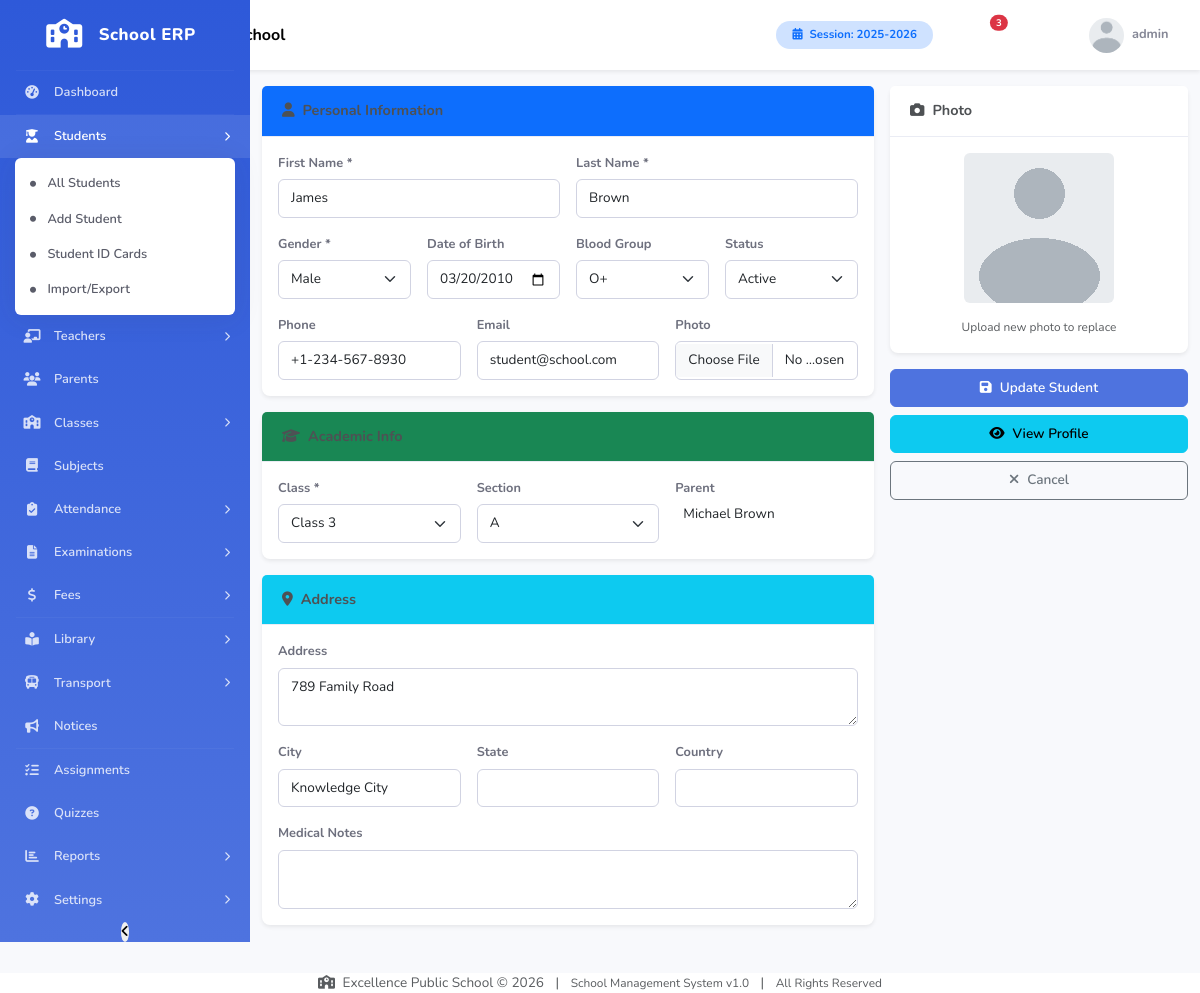
/modules/students/edit.php?id=1 (signed in), run on the app's committed database.
### tables this page shows
CREATE TABLE IF NOT EXISTS school_info (
    school_id INT(11) NOT NULL AUTO_INCREMENT,
    school_name VARCHAR(255) NOT NULL,
    school_address TEXT,
    school_phone VARCHAR(50),
    school_email VARCHAR(100),
    school_website VARCHAR(100),
    school_logo VARCHAR(255) DEFAULT 'default_logo.png',
    principal_name VARCHAR(100),
    established_year YEAR,
    registration_number VARCHAR(100),
    academic_session VARCHAR(20) DEFAULT '2025-2026',
    session_start_date DATE,
    session_end_date DATE,
    currency_symbol VARCHAR(10) DEFAULT '$',
    timezone VARCHAR(50) DEFAULT 'UTC',
    theme_color VARCHAR(20) DEFAULT '#4e73df',
    sidebar_color VARCHAR(20) DEFAULT '#2e59d9',
    created_at TIMESTAMP DEFAULT CURRENT_TIMESTAMP,
    updated_at TIMESTAMP DEFAULT CURRENT_TIMESTAMP ON UPDATE CURRENT_TIMESTAMP,
    PRIMARY KEY (school_id)
);

CREATE TABLE IF NOT EXISTS students (
    student_id INT(11) NOT NULL AUTO_INCREMENT,
    user_id INT(11) NOT NULL,
    admission_no VARCHAR(30) NOT NULL,
    roll_no VARCHAR(30),
    first_name VARCHAR(50) NOT NULL,
    last_name VARCHAR(50) NOT NULL,
    gender ENUM('Male','Female','Other') NOT NULL,
    date_of_birth DATE,
    cnic_bform VARCHAR(30),
    religion VARCHAR(50),
    blood_group VARCHAR(10),
    phone VARCHAR(20),
    email VARCHAR(100),
    class_id INT(11) NOT NULL,
    section_id INT(11),
    parent_id INT(11),
    admission_date DATE,
    previous_school VARCHAR(100),
    previous_class VARCHAR(50),
    transfer_certificate VARCHAR(255),
    birth_certificate VARCHAR(255),
    photo VARCHAR(255) DEFAULT 'default_student.png',
    address TEXT,
    city VARCHAR(50),
    state VARCHAR(50),
    zip_code VARCHAR(20),
    country VARCHAR(50),
    transport_id INT(11) DEFAULT NULL,
    hostel_required TINYINT(1) DEFAULT 0,
    medical_notes TEXT,
    status ENUM('active','inactive','graduated','transferred','suspended') DEFAULT 'active',
    created_at TIMESTAMP DEFAULT CURRENT_TIMESTAMP,
    updated_at TIMESTAMP DEFAULT CURRENT_TIMESTAMP ON UPDATE CURRENT_TIMESTAMP,
    PRIMARY KEY (student_id),
    UNIQUE KEY uk_admission_no (admission_no),
    UNIQUE KEY uk_student_user (user_id),
    KEY idx_class_student (class_id),
    KEY idx_section_student (section_id),
    KEY idx_parent_student (parent_id),
    CONSTRAINT fk_student_user FOREIGN KEY (user_id) REFERENCES users(user_id) ON DELETE CASCADE,
    CONSTRAINT fk_student_class FOREIGN KEY (class_id) REFERENCES classes(class_id),
    CONSTRAINT fk_student_section FOREIGN KEY (section_id) REFERENCES sections(section_id),
    CONSTRAINT fk_student_parent FOREIGN KEY (parent_id) REFERENCES parents(parent_id)
);

CREATE TABLE IF NOT EXISTS classes (
    class_id INT(11) NOT NULL AUTO_INCREMENT,
    class_name VARCHAR(50) NOT NULL,
    class_name_numeric INT(11),
    class_teacher_id INT(11) DEFAULT NULL,
    capacity INT(11) DEFAULT 40,
    section_count INT(11) DEFAULT 0,
    description TEXT,
    status TINYINT(1) DEFAULT 1,
    created_at TIMESTAMP DEFAULT CURRENT_TIMESTAMP,
    updated_at TIMESTAMP DEFAULT CURRENT_TIMESTAMP ON UPDATE CURRENT_TIMESTAMP,
    PRIMARY KEY (class_id),
    KEY idx_class_teacher (class_teacher_id),
    KEY idx_status (status)
);

CREATE TABLE IF NOT EXISTS sections (
    section_id INT(11) NOT NULL AUTO_INCREMENT,
    section_name VARCHAR(20) NOT NULL,
    class_id INT(11) NOT NULL,
    class_teacher_id INT(11) DEFAULT NULL,
    capacity INT(11) DEFAULT 40,
    room_number VARCHAR(20),
    status TINYINT(1) DEFAULT 1,
    created_at TIMESTAMP DEFAULT CURRENT_TIMESTAMP,
    updated_at TIMESTAMP DEFAULT CURRENT_TIMESTAMP ON UPDATE CURRENT_TIMESTAMP,
    PRIMARY KEY (section_id),
    KEY idx_class_section (class_id),
    KEY idx_section_teacher (class_teacher_id),
    CONSTRAINT fk_section_class FOREIGN KEY (class_id) REFERENCES classes(class_id) ON DELETE CASCADE
);

### modules/students/edit.php (the view, shortened to what the rows shown need)
<?php
require_once '../../includes/auth.php';
require_once '../../includes/functions.php';
$studentId = intval($_GET['id'] ?? 0);
$stmt = $conn->prepare("SELECT s.* FROM students s WHERE s.student_id = ?");
$stmt->bind_param("i", $studentId);
$stmt->execute();
$student = $stmt->get_result()->fetch_assoc();
$classes = $conn->query("SELECT * FROM classes WHERE status = 1 ORDER BY class_name_numeric");
$sections = $conn->query("SELECT * FROM sections WHERE class_id = {$student['class_id']} ORDER BY section_name");
include '../../includes/header.php';
?>
<div id="wrapper">
    <div id="content-wrapper" class="d-flex flex-column">
        <?php include '../../includes/navbar.php'; ?>
        <div class="container-fluid py-4">
            <div class="d-sm-flex align-items-center justify-content-between mb-4">
                <h1 class="h3 mb-0 text-gray-800"><i class="fas fa-edit me-2 text-primary"></i>Edit Student</h1>
            </div>
            <form method="POST" enctype="multipart/form-data">
                <div class="row g-3">
                    <div class="col-lg-8">
                        <div class="card shadow-sm mb-3">
                            <div class="card-body">
                                <div class="row g-3">
                                    <div class="col-md-6">
                                        <label class="form-label">First Name *</label>
                                        <input type="text" class="form-control" name="first_name" required value="<?php echo $student['first_name']; ?>">
                                    </div>
                                    <div class="col-md-6">
                                        <label class="form-label">Last Name *</label>
                                        <input type="text" class="form-control" name="last_name" required value="<?php echo $student['last_name']; ?>">
                                    </div>
                                    <div class="col-md-3">
                                        <label class="form-label">Gender *</label>
                                        <select class="form-select" name="gender" required>
                                            <option value="Male" <?php echo $student['gender']=='Male'?'selected':''; ?>>Male</option>
                                        </select>
                                    </div>
                                    <div class="col-md-3">
                                        <label class="form-label">Date of Birth</label>
                                        <input type="date" class="form-control" name="date_of_birth" value="<?php echo $student['date_of_birth']; ?>">
                                    </div>
                                    <div class="col-md-3">
                                        <label class="form-label">Blood Group</label>
                                        <select class="form-select" name="blood_group">
                                            <?php foreach(['A+','A-','B+','B-','AB+','AB-','O+','O-'] as $bg): ?>
                                            <option value="<?php echo $bg; ?>" <?php echo $student['blood_group']==$bg?'selected':''; ?>><?php echo $bg; ?></option>
                                            <?php endforeach; ?>
                                        </select>
                                    </div>
                                    <div class="col-md-3">
                                        <label class="form-label">Status</label>
                                        <select class="form-select" name="status">
                                            <?php foreach(['active','inactive','graduated','transferred','suspended'] as $st): ?>
                                            <option value="<?php echo $st; ?>" <?php echo $student['status']==$st?'selected':''; ?>><?php echo ucfirst($st); ?></option>
                                            <?php endforeach; ?>
                                        </select>
                                    </div>
                                    <div class="col-md-4"><label class="form-label">Phone</label><input type="text" class="form-control" name="phone" value="<?php echo $student['phone']; ?>"></div>
                                    <div class="col-md-4"><label class="form-label">Email</label><input type="email" class="form-control" name="email" value="<?php echo $student['email']; ?>"></div>
                                </div>
                            </div>
                        </div>
                        <div class="card shadow-sm mb-3">
                            <div class="card-body">
                                <div class="row g-3">
                                    <div class="col-md-4">
                                        <label class="form-label">Class *</label>
                                        <select class="form-select class-select" name="class_id" required>
                                            <?php $classes->data_seek(0); while($c=$classes->fetch_assoc()): ?>
                                            <option value="<?php echo $c['class_id']; ?>" <?php echo $student['class_id']==$c['class_id']?'selected':''; ?>><?php echo $c['class_name']; ?></option>
                                            <?php endwhile; ?>
                                        </select>
                                    </div>
                                    <div class="col-md-4">
                                        <label class="form-label">Section</label>
                                        <select class="form-select section-select" name="section_id">
                                            <?php while($s=$sections->fetch_assoc()): ?>
                                            <option value="<?php echo $s['section_id']; ?>" <?php echo $student['section_id']==$s['section_id']?'selected':''; ?>><?php echo $s['section_name']; ?></option>
                                            <?php endwhile; ?>
                                        </select>
                                    </div>
                                </div>
                            </div>
                        </div>
                        <div class="card shadow-sm">
                            <div class="card-body">
                                <div class="row g-3">
                                    <div class="col-12"><label class="form-label">Address</label><textarea class="form-control" name="address" rows="2"><?php echo $student['address']; ?></textarea></div>
                                    <div class="col-md-4"><label class="form-label">City</label><input type="text" class="form-control" name="city" value="<?php echo $student['city']; ?>"></div>
                                </div>
                            </div>
                        </div>
                    </div>
                </div>
            </form>
        </div>
    </div>
</div>
  <?php include '../../includes/footer.php'; ?>

### includes/navbar.php (shortened to what the rows shown need)
<?php
$school = getSchoolInfo();
$schoolName = $school['school_name'] ?? SITE_NAME;
?>
<nav class="navbar navbar-expand-lg navbar-light bg-white topbar shadow-sm fixed-top">
    <div class="container-fluid">
        <a class="navbar-brand d-none d-md-block" href="<?php echo BASE_URL; ?>dashboard.php">
            <i class="fas fa-school me-2 text-primary"></i>
            <span class="fw-bold"><?php echo htmlspecialchars($schoolName); ?></span>
        </a>
        <ul class="navbar-nav ms-auto align-items-center">
            <li class="nav-item d-none d-lg-block me-3">
                <span class="badge bg-primary-subtle text-primary px-3 py-2 rounded-pill">
                    <i class="fas fa-calendar-alt me-1"></i> Session: <?php echo getCurrentSession(); ?>
                </span>
            </li>
        </ul>
    </div>
</nav>

### includes/footer.php (shortened to what the rows shown need)
<?php
$school = getSchoolInfo();
$schoolName = $school['school_name'] ?? SITE_NAME;
$year = date('Y');
?>
            <footer class="sticky-footer bg-white mt-4">
                <div class="container my-auto">
                    <div class="copyright text-center my-auto">
                        <span class="text-muted">
                            <i class="fas fa-school me-1"></i>
                            <?php echo htmlspecialchars($schoolName); ?> &copy; <?php echo $year; ?>
                            <span class="mx-2">|</span>
                            <span class="small">School Management System v<?php echo VERSION; ?></span>
                            <span class="mx-2">|</span>
                            <span class="small">All Rights Reserved</span>
                        </span>
                    </div>
                </div>
            </footer>
</body>
</html>

### data on the page
school_info: school_name "Excellence Public School", academic_session "2025-2026"
students: first_name "James", last_name "Brown", gender "Male", date_of_birth "03/20/2010", blood_group "O+", status "Active", phone "+1-234-567-8930", email "student@school.com", class_id "Class 3", section_id "A", address "789 Family Road", city "Knowledge City"

### other printed values
$menu['title'] "Dashboard"
$menu['title'] "Students"
$sub['title'] "All Students"
$sub['title'] "Add Student"
$sub['title'] "Student ID Cards"
$sub['title'] "Import/Export"
$menu['title'] "Teachers"
$menu['title'] "Parents"
$menu['title'] "Classes"
$menu['title'] "Subjects"
$menu['title'] "Attendance"
$menu['title'] "Examinations"
$menu['title'] "Fees"
$menu['title'] "Library"
$menu['title'] "Transport"
